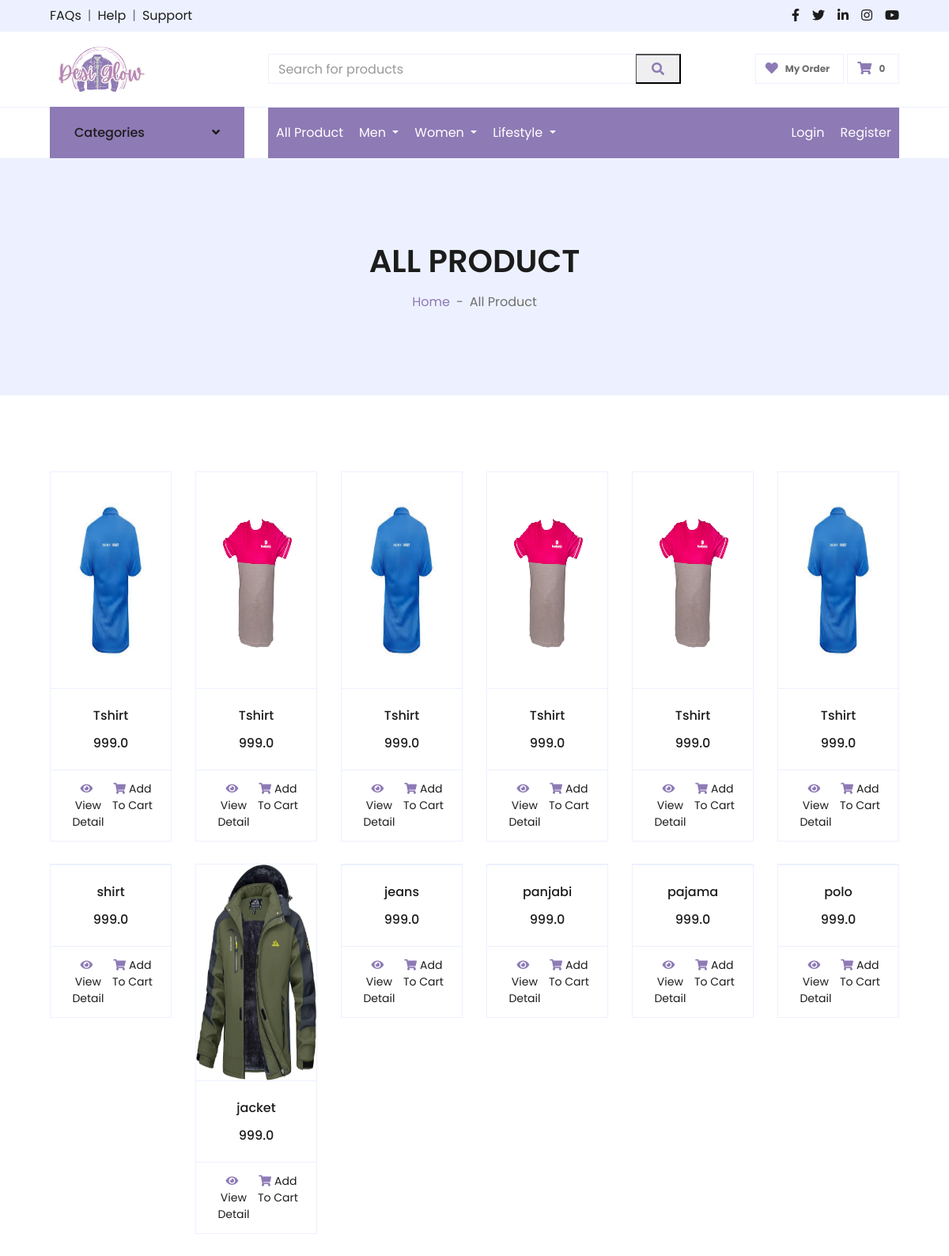
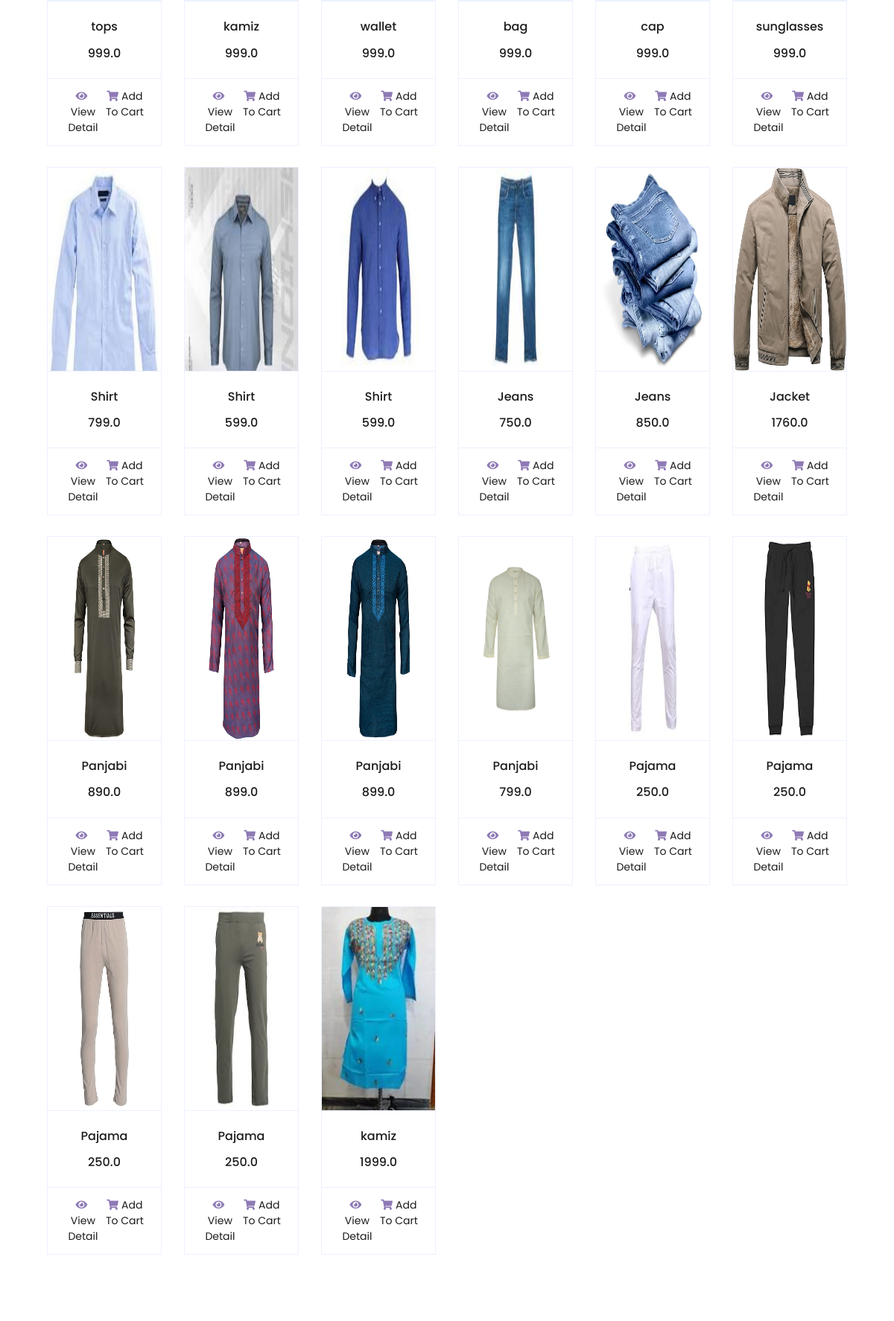
The app's page /all_product/ (upper part) with its own data (2 pictures, top to bottom).
### home/models.py (models this page shows, shortened)
class Product(models.Model):
    username = models.CharField(max_length=99, blank=True, null=True)
    product_name = models.CharField(max_length=99, blank=True, null=True)
    product_price = models.FloatField(blank=True, null=True)
    PRODUCT_CATEGORIES = [
        ('T-Shirt', 'T-Shirt'),
        ('Shirt', 'Shirt'),
        ('Winter Jacket', 'Winter Jacket'),
        ('Jeans', 'Jeans'),
        ('Panjabi', 'Panjabi'),
        ('Pajama', 'Pajama'),
        ('Polo', 'Polo'),
        ('Tops & T-Shirt', 'Tops & T-Shirt'),
        ('Kamiz/Kurti', 'Kamiz/Kurti'),
        ('Wallet', 'Wallet'),
        ('Bag', 'Bag'),
        ('Cap', 'Cap'),
        ('Sunglasses', 'Sunglasses'),
    ]
    product_category = models.CharField(
        max_length=99,
        choices=PRODUCT_CATEGORIES,
        blank=True,
        null=True,
    )
    product_description = models.TextField(blank=True, null=True)
    additional_information = models.TextField(blank=True, null=True)
    date = models.DateTimeField(auto_now_add=True, blank=True, null=True)
    photo = models.ImageField(upload_to='product_photo/', blank=True, null=True)
    extra_photo1 = models.ImageField(upload_to='product_photo/', blank=True, null=True)
    extra_photo2 = models.ImageField(upload_to='product_photo/', blank=True, null=True)
    extra_photo3 = models.ImageField(upload_to='product_photo/', blank=True, null=True)
    extra_photo4 = models.ImageField(upload_to='product_photo/', blank=True, null=True)

### home/views.py (the view)
# urls.py: path('all_product/', all_product, name='all_product'),
def all_product(request):
    product = Product.objects.all()
    return render(request, "all_product.html", {'product': product})

### home/context_processors.py (called while the page is built)
def custom_context(request):
    if request.user.is_authenticated:
        product_count = Cart.objects.filter(username=request.user).count()
    else:
        product_count = 0  # Set a default value if the user is not authenticated
    return {'product_count': product_count}

### templates/all_product.html (shortened to what this page needs)
{% extends "main.html" %}
{% load static %}
{% block content %}
    <div class="container-fluid">
        <div class="row border-top px-xl-5">
            <div class="col-lg-3 d-none d-lg-block">
                <a class="btn shadow-none d-flex align-items-center justify-content-between bg-primary text-white w-100" data-toggle="collapse" href="#navbar-vertical" style="height: 65px; margin-top: -1px; padding: 0 30px;">
                    <h6 class="m-0">Categories</h6>
                    <i class="fa fa-angle-down text-dark"></i>
                </a>
            </div>
            <div class="col-lg-9">
                <nav class="navbar navbar-expand-lg bg-light navbar-light py-3 py-lg-0 px-0">
                    {% include "navbar.html" %}
                </nav>
            </div>
        </div>
    </div>
    <div class="container-fluid bg-secondary mb-5">
        <div class="d-flex flex-column align-items-center justify-content-center" style="min-height: 300px">
            <h1 class="font-weight-semi-bold text-uppercase mb-3">All Product</h1>
            <div class="d-inline-flex">
                <p class="m-0"><a href="">Home</a></p>
                <p class="m-0 px-2">-</p>
                <p class="m-0">All Product</p>
            </div>
        </div>
    </div>
    <div class="container-fluid pt-5">
        <div class="row px-xl-5">
            <div class="col-lg-12 col-md-12">
                <div class="row pb-3">
                    {% for product in product %}
                    <div class="col-lg-2 col-md-3 col-sm-6 pb-1">
                        <div class="card product-item border-0 mb-4">
                            <div class="card-header product-img position-relative overflow-hidden bg-transparent border p-0">
                                {% if product.photo %}
                                <img class="img-fluid product-imgimg" src="{{ product.photo.url }}" height = "229px" width = "auto" alt="">
                                {% endif %}
                            </div>
                            <div class="card-body border-left border-right text-center p-0 pt-4 pb-3">
                                <h6 class="text-truncate mb-3">{{ product.product_name }}</h6>
                                <div class="d-flex justify-content-center">
                                    <h6>{{ product.product_price }}</h6>
                                </div>
                            </div>
                            <div class="card-footer d-flex justify-content-between bg-light border">
                                <a href="{% url "detail" product.pk %}" class="btn btn-sm text-dark p-0"><i class="fas fa-eye text-primary mr-1"></i>View Detail</a>
                                <form action="{% url "cart_form" %}" method = "POST">
                                    <button class="btn btn-sm text-dark p-0" type = "submit"><i class="fas fa-shopping-cart text-primary mr-1"></i>Add To Cart</button>
                                </form>
                            </div>
                        </div>
                    </div>
                    {% endfor %}
                </div>
            </div>
        </div>
    </div>
    {% endblock content %}

### templates/all_product.html (style rules this page uses)
.product-imgimg { height: 273px; box-shadow: 1px 1px 1px black; }

### records on screen
Product: photo (picture), product_name "Tshirt", product_price "999.0"
Product: photo (picture), product_name "Tshirt", product_price "999.0"
Product: photo (picture), product_name "Tshirt", product_price "999.0"
Product: photo (picture), product_name "Tshirt", product_price "999.0"
Product: photo (picture), product_name "Tshirt", product_price "999.0"
Product: photo (picture), product_name "Tshirt", product_price "999.0"
Product: product_name "shirt", product_price "999.0"
Product: photo (picture), product_name "jacket", product_price "999.0"
Product: product_name "jeans", product_price "999.0"
Product: product_name "panjabi", product_price "999.0"
Product: product_name "pajama", product_price "999.0"
Product: product_name "polo", product_price "999.0"
Product: product_name "tops", product_price "999.0"
Product: product_name "kamiz", product_price "999.0"
Product: product_name "wallet", product_price "999.0"
Product: product_name "bag", product_price "999.0"
Product: product_name "cap", product_price "999.0"
Product: product_name "sunglasses", product_price "999.0"
Product: photo (picture), product_name "Shirt", product_price "799.0"
Product: photo (picture), product_name "Shirt", product_price "599.0"
Product: photo (picture), product_name "Shirt", product_price "599.0"
Product: photo (picture), product_name "Jeans", product_price "750.0"
Product: photo (picture), product_name "Jeans", product_price "850.0"
Product: photo (picture), product_name "Jacket", product_price "1760.0"
Product: photo (picture), product_name "Panjabi", product_price "890.0"
Product: photo (picture), product_name "Panjabi", product_price "899.0"
Product: photo (picture), product_name "Panjabi", product_price "899.0"
Product: photo (picture), product_name "Panjabi", product_price "799.0"
Product: photo (picture), product_name "Pajama", product_price "250.0"
Product: photo (picture), product_name "Pajama", product_price "250.0"
Product: photo (picture), product_name "Pajama", product_price "250.0"
Product: photo (picture), product_name "Pajama", product_price "250.0"
Product: photo (picture), product_name "kamiz", product_price "1999.0"

### other values on screen
{{ product_count }} "0"
